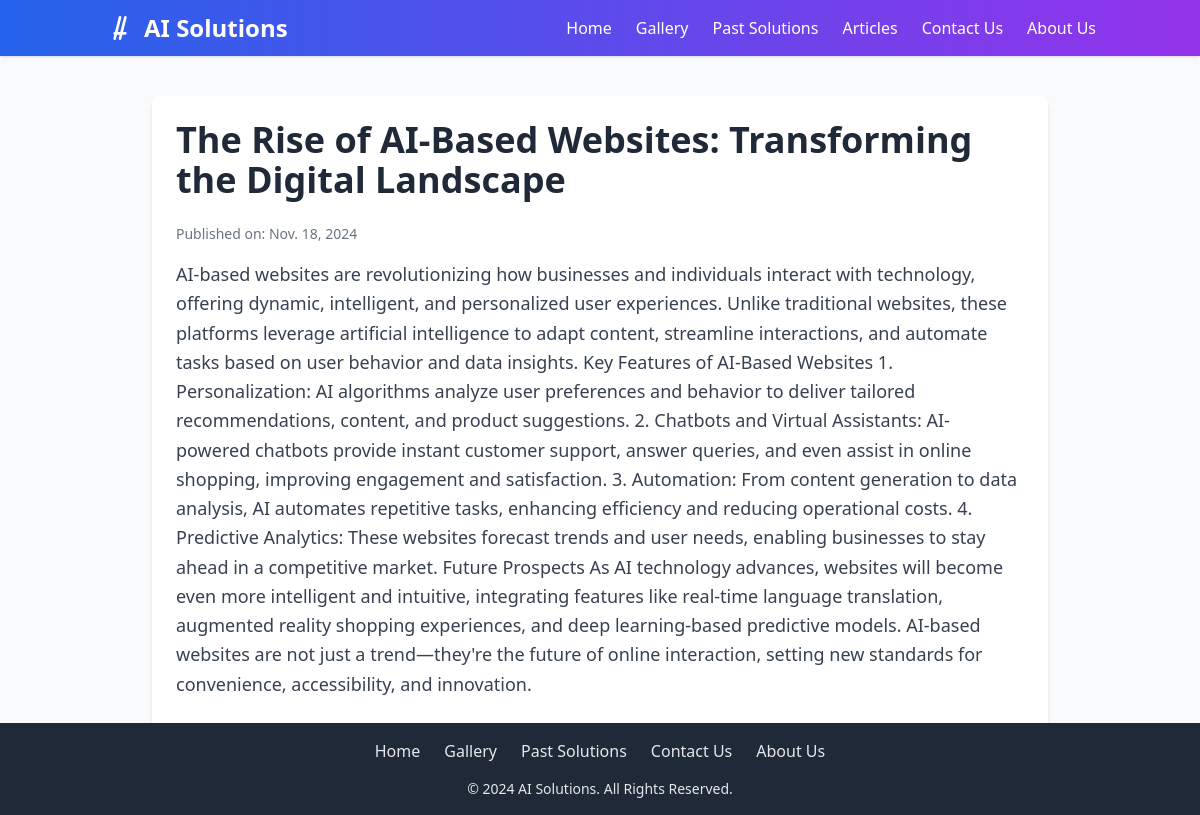
The app's page /article/1/ with its own data.
### app/models.py (models this page shows)
class Article(models.Model):
    title = models.CharField(max_length=200)
    content = models.TextField()
    published_date = models.DateField()

### app/views.py (the view)
# urls.py: path('article/<int:id>/', article_detail, name="article_detail"),
def article_detail(request, id):
    article = get_object_or_404(Article, id=id)
    return render(request, 'article_detail.html', {'article': article})

### app/templates/article_detail.html (shortened to what this page needs)
{% extends 'navbar_footer.html' %}
{% block content %}
<div class="max-w-4xl mx-auto my-10 p-6 bg-white shadow-md rounded-lg">
    <h1 class="text-4xl font-bold mb-6">{{ article.title }}</h1>
    <p class="text-sm text-gray-500 mb-4">Published on: {{ article.published_date }}</p>
    <div class="text-lg leading-relaxed text-gray-700">
        <p>{{ article.content }}</p>
    </div>
    <div class="mt-6">
        <a href="{% url 'article_list' %}" class="text-indigo-600 hover:text-indigo-800 text-lg font-semibold">
        </a>
    </div>
</div>
{% endblock %}

### records on screen
Article: title "The Rise of AI-Based Websites: Transforming the Digital Landscape", published_date "Nov. 18, 2024", content "AI-based websites are revolutionizing how businesses and individuals interact with technology, offering dynamic, intelligent, and personalized user experiences. Unlike traditional websites, these platforms leverage artificial intelligence to adapt content, streamline interactions, and automate tasks based on user behavior and data insights. Key Features of AI-Based Websites 1. Personalization: AI algorithms analyze user preferences and behavior to deliver tailored recommendations, content, and product suggestions. 2. Chatbots and Virtual Assistants: AI-powered chatbots provide instant customer support, answer queries, and even assist in online shopping, improving engagement and…"
